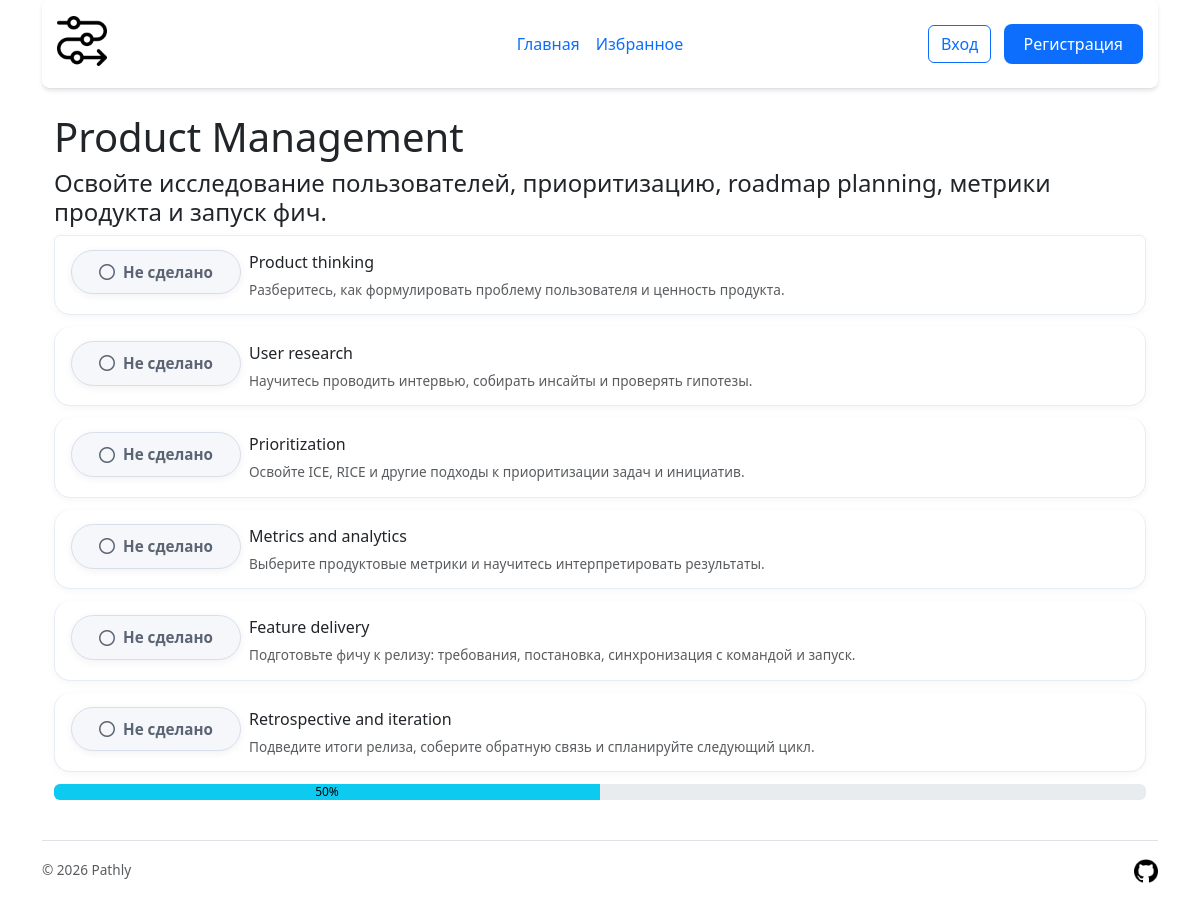
Screenshot of /roadmap/10 with the database file from the repository.
### tables this page shows
CREATE TABLE "roadmaps" (
        id INTEGER PRIMARY KEY AUTOINCREMENT,
        title VARCHAR(255) NOT NULL,
        description TEXT NOT NULL,
        hours INTEGER
    );

CREATE TABLE steps (
            id INTEGER PRIMARY KEY AUTOINCREMENT,
            roadmap_id INTEGER NOT NULL, 
            title VARCHAR(255) NOT NULL,
            description TEXT NOT NULL,
            order_index INTEGER NOT NULL,
            
            FOREIGN KEY (roadmap_id) REFERENCES roadmaps(id) ON DELETE CASCADE,

            UNIQUE (roadmap_id, order_index)       
        );

### app.py (the view)
@app.route("/roadmap/<int:roadmap_id>")
def roadmap(roadmap_id):
    roadmap = get_roadmap_by_id(roadmap_id)
    steps = get_steps_by_roadmap_id(roadmap_id)
    user_steps = False
    is_fav = False
    if current_user.is_authenticated:
        user_steps = get_user_steps(current_user.id, roadmap_id)
        is_fav = bool(get_fav(current_user.id, roadmap_id))
    if not roadmap or not steps:
        return redirect(url_for("home"))
    return render_template("roadmap.html", roadmap=roadmap, steps=steps, user_steps=user_steps, is_fav=is_fav)

### db.py (called while the page is built)
def get_db():
    conn = sqlite3.connect(DB_PATH)
    conn.row_factory = sqlite3.Row
    return conn

def get_roadmap_by_id(roadmap_id):
    db = get_db()
    try:
        cursor = db.execute("SELECT * FROM roadmaps WHERE id = ?", (roadmap_id,))
        res = cursor.fetchone()
        if not res:
            return False
        return res
    except sqlite3.Error as e:
        print("Ошибка: " + str(e))
        return False
    finally:
        db.close()

def get_steps_by_roadmap_id(roadmap_id):
    db = get_db()
    try:
        cursor = db.execute("SELECT * FROM steps WHERE roadmap_id = ?", (roadmap_id,))
        res = cursor.fetchall()
        if not res:
            return []
        return res
    except sqlite3.Error as e:
        print("Ошибка: " + str(e))
        return False
    finally:
        db.close()

### templates/roadmap.html (shortened to what this page needs)
{% extends "base.html" %}
{% block content %}
<div class="container">
    <h1>{{ roadmap.title }}</h1>
    <h4>{{ roadmap.description }}</h4>
    <div class="list-group">
    {% for step in steps %}
        {% set step_status = user_steps.get(step.id, 'todo') if user_steps else 'todo' %}
        <label class="list-group-item d-flex gap-2">
        <div class="btn-group">
            <button
                class="status-btn {{ step_status }}"
                data-current-index="{% if step_status == 'process' %}1{% elif step_status == 'done' %}2{% else %}0{% endif %}"
                data-step-id="{{ step.id }}"
                {% if not current_user.is_authenticated %}
                    data-bs-toggle="modal"
                    data-bs-target="#authModal"
                {% elif not is_fav%}
                    data-bs-toggle="modal"
                    data-bs-target="#notFavModal"
                {% endif %}
            >
                {% if step_status == 'process' %}
                    <i class="fa-solid fa-spinner fa-spin"></i>
                    <span>В процессе</span>
                {% elif step_status == 'done' %}
                    <i class="fa-solid fa-circle-check"></i>
                    <span>Сделано</span>
                {% else %}
                    <i class="fa-regular fa-circle"></i>
                    <span>Не сделано</span>
                {% endif %}
            </button>
            </div>
                <span>
                    {{ step.title }}
                    <small class="d-block text-body-secondary">
                        {{ step.description }}
                    </small>
                </span>
        </label>
    {% endfor %}
        <div class="progress mb-3" role="progressbar" aria-label="Info example with label" aria-valuenow="50" aria-valuemin="0" aria-valuemax="100">
          <div class="progress-bar text-bg-info w-50">50%</div>
        </div>
    </div>
</div>
{% endblock %}

### static/css/main.css (style rules this page uses)
body { min-height: 100vh; display: flex; flex-direction: column; }
.container { flex: 1; }
.text-body-secondary { color: #6c757d; font-size: 0.85rem; }
.status-btn { display: inline-flex; align-items: center; justify-content: center; gap: 8px; min-width: 170px; padding: 10px 16px; border-radius: 999px; font-size: 0.95rem; font-weight: 600; border: 1px solid transparent; box-shadow: 0 2px 8px rgba(15, 23, 42, 0.06); transition: transform 0.2s ease, box-shadow 0.2s ease, background-color 0.2s ease; }
.todo { background-color: #f5f7fb; color: #5b6472; border-color: #d8deea; }
.status-btn i { font-size: 1rem; }
.list-group-item { align-items: flex-start; border: 1px solid #e7edf4; border-radius: 16px; margin-bottom: 12px; padding: 14px 16px; background-color: #ffffff; box-shadow: 0 2px 8px rgba(15, 23, 42, 0.04); }
.list-group-item small { margin-top: 6px; line-height: 1.5; }
.btn-group { flex-shrink: 0; }

### rows the page displays
roadmaps: title "Product Management", description "Освойте исследование пользователей, приоритизацию, roadmap planning, метрики продукта и запуск фич."
steps: title "Product thinking", description "Разберитесь, как формулировать проблему пользователя и ценность продукта."
steps: title "User research", description "Научитесь проводить интервью, собирать инсайты и проверять гипотезы."
steps: title "Prioritization", description "Освойте ICE, RICE и другие подходы к приоритизации задач и инициатив."
steps: title "Metrics and analytics", description "Выберите продуктовые метрики и научитесь интерпретировать результаты."
steps: title "Feature delivery", description "Подготовьте фичу к релизу: требования, постановка, синхронизация с командой и запуск."
steps: title "Retrospective and iteration", description "Подведите итоги релиза, соберите обратную связь и спланируйте следующий цикл."
